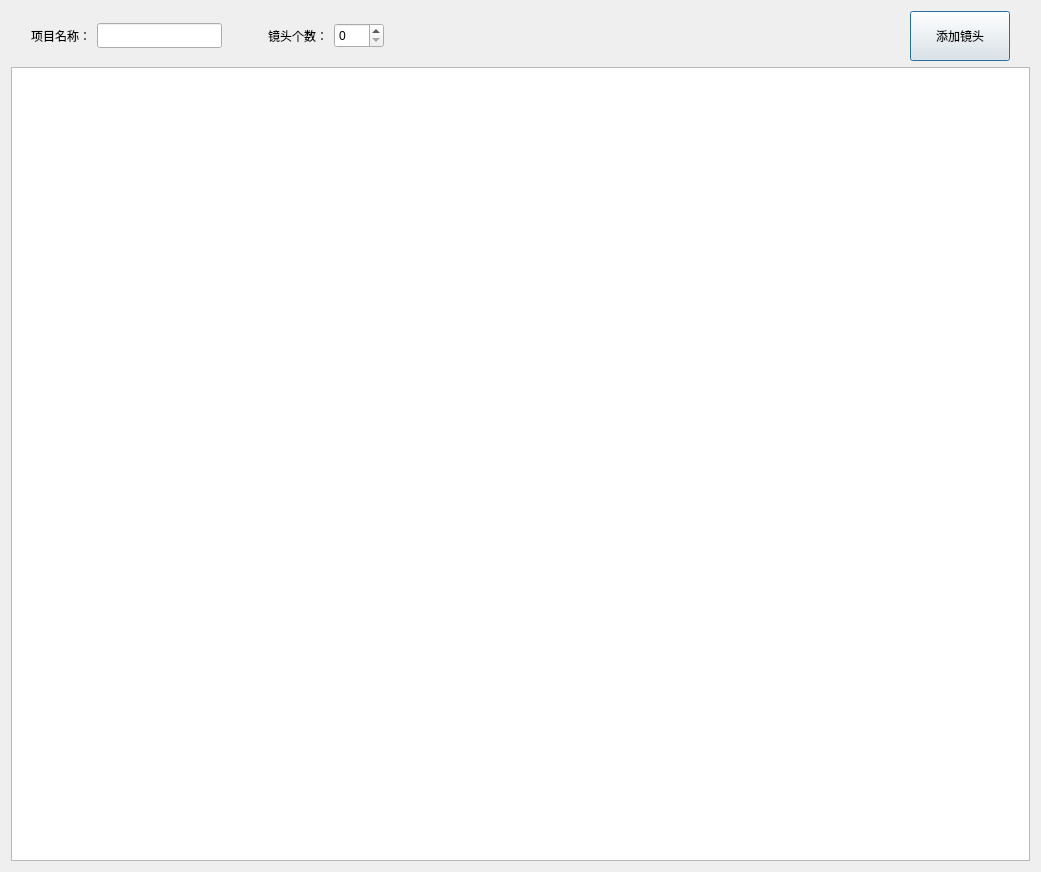
<?xml version="1.0" encoding="UTF-8"?>
<ui version="4.0">
 <class>InsertShotPanel</class>
 <widget class="QDialog" name="InsertShotPanel">
  <property name="geometry">
   <rect>
    <x>0</x>
    <y>0</y>
    <width>1041</width>
    <height>872</height>
   </rect>
  </property>
  <property name="windowTitle">
   <string>添加镜头</string>
  </property>
  <layout class="QVBoxLayout" name="verticalLayout">
   <item>
    <layout class="QHBoxLayout" name="horizontalLayout">
     <property name="leftMargin">
      <number>20</number>
     </property>
     <property name="rightMargin">
      <number>20</number>
     </property>
     <item>
      <widget class="QLabel" name="label">
       <property name="text">
        <string>项目名称：</string>
       </property>
      </widget>
     </item>
     <item>
      <widget class="QLineEdit" name="project_name_line">
       <property name="maximumSize">
        <size>
         <width>125</width>
         <height>25</height>
        </size>
       </property>
      </widget>
     </item>
     <item>
      <spacer name="horizontalSpacer_2">
       <property name="orientation">
        <enum>Qt::Horizontal</enum>
       </property>
       <property name="sizeType">
        <enum>QSizePolicy::Minimum</enum>
       </property>
       <property name="sizeHint" stdset="0">
        <size>
         <width>40</width>
         <height>20</height>
        </size>
       </property>
      </spacer>
     </item>
     <item>
      <widget class="QLabel" name="label_2">
       <property name="text">
        <string>镜头个数：</string>
       </property>
      </widget>
     </item>
     <item>
      <widget class="QSpinBox" name="shot_num_spin">
       <property name="minimumSize">
        <size>
         <width>50</width>
         <height>25</height>
        </size>
       </property>
      </widget>
     </item>
     <item>
      <spacer name="horizontalSpacer">
       <property name="orientation">
        <enum>Qt::Horizontal</enum>
       </property>
       <property name="sizeHint" stdset="0">
        <size>
         <width>40</width>
         <height>20</height>
        </size>
       </property>
      </spacer>
     </item>
     <item>
      <widget class="QPushButton" name="insert_shot_btn">
       <property name="minimumSize">
        <size>
         <width>100</width>
         <height>50</height>
        </size>
       </property>
       <property name="text">
        <string>添加镜头</string>
       </property>
      </widget>
     </item>
    </layout>
   </item>
   <item>
    <widget class="QTableWidget" name="add_project_table"/>
   </item>
  </layout>
 </widget>
 <resources/>
 <connections/>
</ui>
